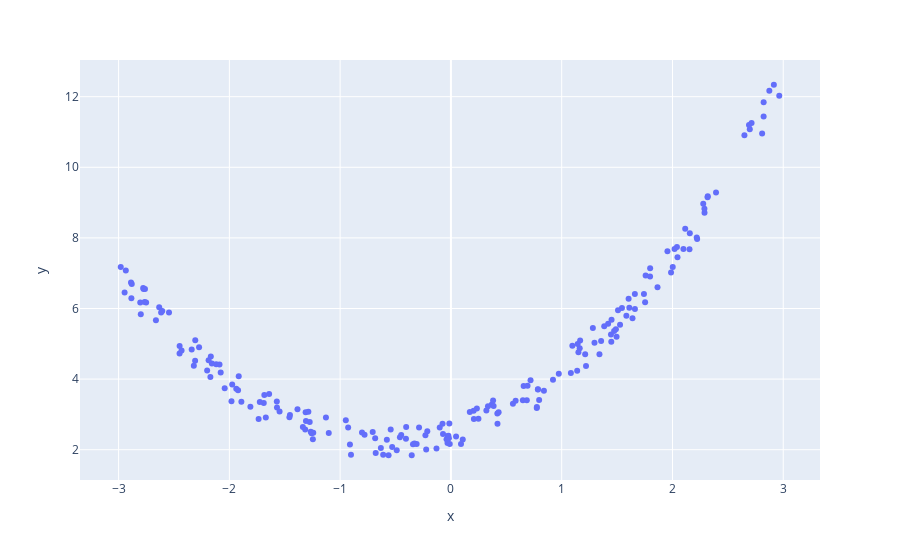

The code cell stored with this chart in its notebook:
### Code cell
# see the data what we create
fig = px.scatter(
    x=X.ravel(),
    y= y.ravel(),
)

fig.show()

### Figure 1 — Plotly figure (JSON) as saved in the notebook; plotly's stock layout.template omitted (floating-point values rounded to 4 significant figures; data arrays with more than 128 entries replaced by an {"elided": "..."} marker saying what was removed)
{"data": [{"hovertemplate": "x=%{x}<br>y=%{y}<extra></extra>", "legendgroup": "", "marker": {"color": "#636efa", "symbol": "circle"}, "mode": "markers", "name": "", "orientation": "v", "showlegend": false, "type": "scatter", "x": {"elided": "200 float values"}, "xaxis": "x", "y": {"elided": "200 float values"}, "yaxis": "y"}], "layout": {"legend": {"tracegroupgap": 0}, "margin": {"t": 60}, "xaxis": {"anchor": "y", "domain": [0, 1], "title": {"text": "x"}}, "yaxis": {"anchor": "x", "domain": [0, 1], "title": {"text": "y"}}}}
